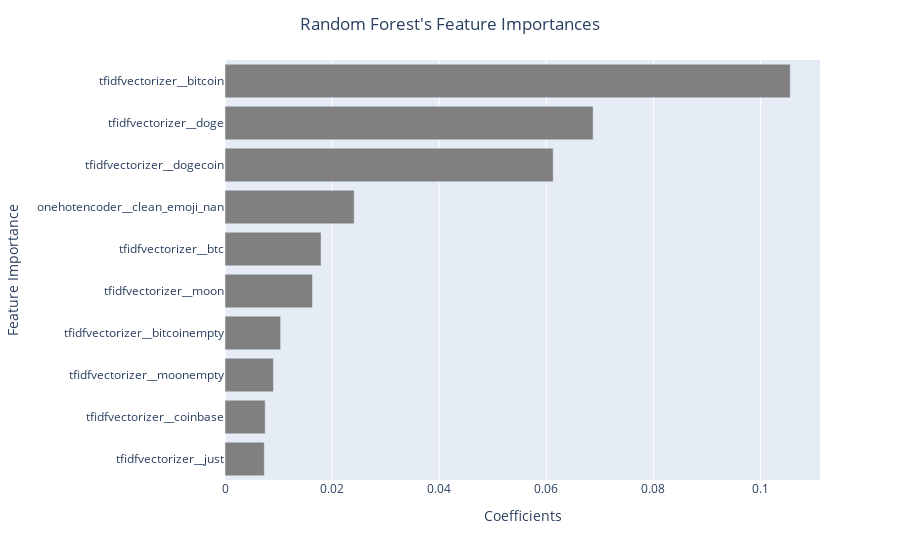

Notebook cell for this chart:
### Markdown cell above
Now I will put the word_coef_df into a bar plot to better understand visually:

### Code cell
fig = px.bar(feature_coef_df_10, 
             orientation='h',
             y=feature_coef_df_10['Feature'],
             x=feature_coef_df_10['Coefficients'], 
             color_discrete_sequence = ['gray'],
             width = 10,
             labels={'Feature': 'Feature Importance'})

fig.update_layout(title = "Random Forest's Feature Importances", title_x=.5, yaxis = dict(tick0 = 0.5, dtick = 0.75))
fig.show()

### Figure 1 — Plotly figure (JSON) as saved in the notebook; plotly's stock layout.template omitted (floating-point values rounded to 4 significant figures)
{"data": [{"alignmentgroup": "True", "hovertemplate": "Coefficients=%{x}<br>Feature Importance=%{y}<extra></extra>", "legendgroup": "", "marker": {"color": "gray", "pattern": {"shape": ""}}, "name": "", "offsetgroup": "", "orientation": "h", "showlegend": false, "textposition": "auto", "type": "bar", "x": [0.007338, 0.007504, 0.009045, 0.01038, 0.01633, 0.01793, 0.02412, 0.06128, 0.06874, 0.1055], "xaxis": "x", "y": ["tfidfvectorizer__just", "tfidfvectorizer__coinbase", "tfidfvectorizer__moonempty", "tfidfvectorizer__bitcoinempty", "tfidfvectorizer__moon", "tfidfvectorizer__btc", "onehotencoder__clean_emoji_nan", "tfidfvectorizer__dogecoin", "tfidfvectorizer__doge", "tfidfvectorizer__bitcoin"], "yaxis": "y"}], "layout": {"autosize": true, "barmode": "relative", "legend": {"tracegroupgap": 0}, "margin": {"t": 60}, "title": {"text": "Random Forest's Feature Importances", "x": 0.5}, "xaxis": {"anchor": "y", "autorange": true, "domain": [0, 1], "range": [0, 0.1111], "title": {"text": "Coefficients"}, "type": "linear"}, "yaxis": {"anchor": "x", "autorange": true, "domain": [0, 1], "dtick": 0.75, "range": [-0.5, 9.5], "tick0": 0.5, "title": {"text": "Feature Importance"}, "type": "category"}}}
